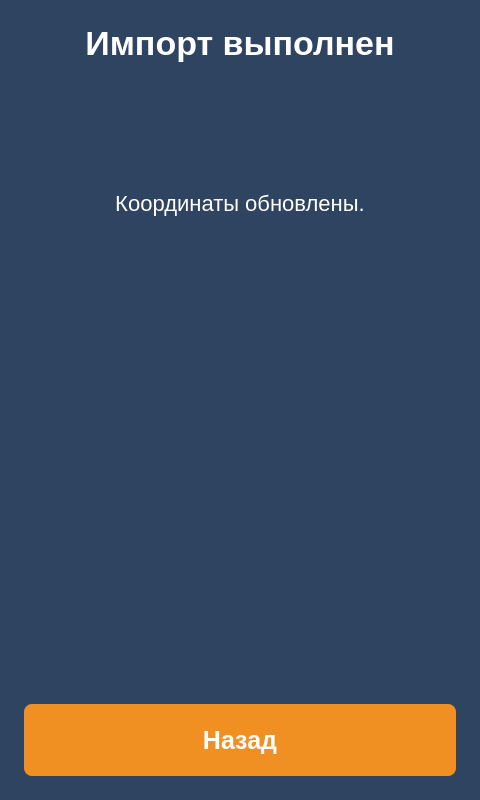
<?xml version="1.0" encoding="UTF-8"?>
<ui version="4.0">
 <class>screen_44_hal_import_ok</class>
 <widget class="QWidget" name="screen_44_hal_import_ok">
  <property name="geometry"><rect><x>0</x><y>0</y><width>480</width><height>800</height></rect></property>
  <property name="windowTitle"><string>screen_44_hal_import_ok</string></property>
  <property name="styleSheet"><string notr="true">QWidget{
	background-color: #2e4461;
}
QLabel {
	background: none;
	color: #FFFFFF;
	border-width: 0px;
	border-radius: 0px;
	font-family: &quot;Roboto&quot;, Sans-serif;
}
QPushButton {
	color: #FFFFFF;
	background-color: #f09022;
	border-width: 0px;
	border-radius: 8px;
	font-weight: 600;
	font-family: &quot;Roboto&quot;, Sans-serif;
}</string></property>
  <layout class="QVBoxLayout" name="verticalLayout">
   <property name="leftMargin"><number>24</number></property>
   <property name="topMargin"><number>24</number></property>
   <property name="rightMargin"><number>24</number></property>
   <property name="bottomMargin"><number>24</number></property>
   <property name="spacing"><number>16</number></property>
   <item>
    <widget class="QLabel" name="lbl_title">
     <property name="text"><string>Импорт выполнен</string></property>
     <property name="alignment"><set>Qt::AlignCenter</set></property>
     <property name="styleSheet"><string notr="true">font-size: 34px; font-weight: 700;</string></property>
    </widget>
   </item>
   <item>
    <widget class="QLabel" name="lbl_icon">
     <property name="minimumSize"><size><width>0</width><height>96</height></size></property>
     <property name="alignment"><set>Qt::AlignCenter</set></property>
     <property name="pixmap"><pixmap resource="../img/resources.qrc">:/icons/ok.png</pixmap></property>
     <property name="scaledContents"><bool>false</bool></property>
    </widget>
   </item>
   <item>
    <widget class="QLabel" name="lbl_body">
     <property name="text"><string>Координаты обновлены.</string></property>
     <property name="alignment"><set>Qt::AlignCenter</set></property>
     <property name="styleSheet"><string notr="true">font-size: 22px;</string></property>
     <property name="wordWrap"><bool>true</bool></property>
    </widget>
   </item>
   <item>
    <spacer name="verticalSpacer">
     <property name="orientation"><enum>Qt::Vertical</enum></property>
     <property name="sizeHint" stdset="0"><size><width>20</width><height>40</height></size></property>
    </spacer>
   </item>
   <item>
    <widget class="QPushButton" name="btn_back">
     <property name="text"><string>Назад</string></property>
     <property name="styleSheet"><string notr="true">QPushButton { color: #FFFFFF; background-color: #f09022; border-radius: 8px; font-weight: 600; font-size: 25px; min-height: 72px; }</string></property>
    </widget>
   </item>
  </layout>
 </widget>
 <resources>
  <include location="../img/resources.qrc"/>
 </resources>
 <connections/>
</ui>
